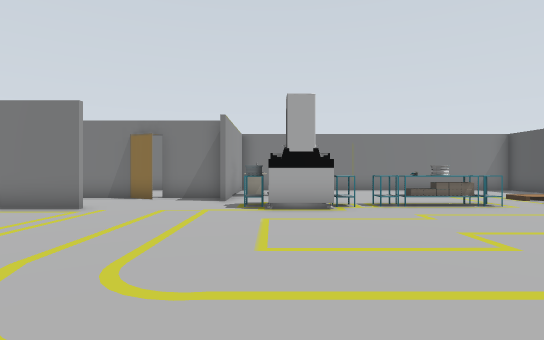
[1] (above)

14 first-person views from a walk through a world built for the Gazebo simulator. The camera is 0.9 m above the floor, looks level and sees 80° across. Floor lines are 1 m apart. The floor is counted in squares, 1 m on a side. Each view is taken from the middle of a square. On the plan, view 1 faces up. The plan holds only what a view shows up to about 12 squares ahead; the rest is blank. Some stock models are drawn as simple stand-ins.

[2]
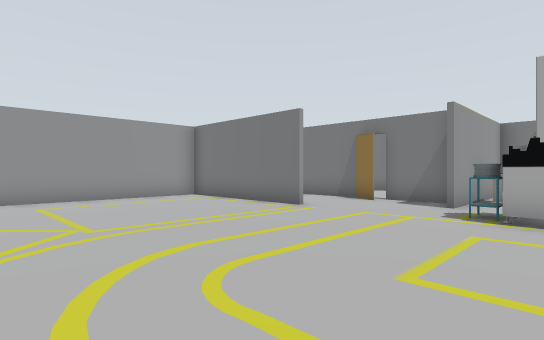

[3]
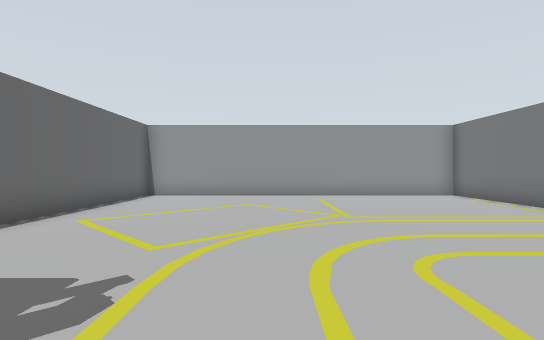

[4]
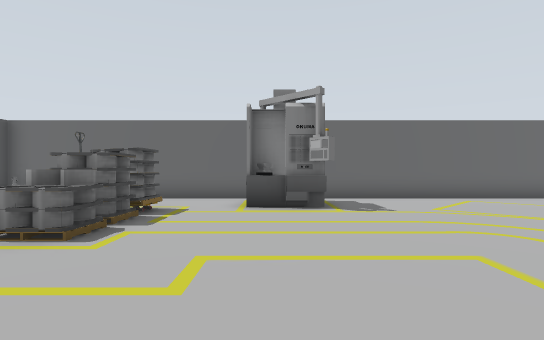

[5]
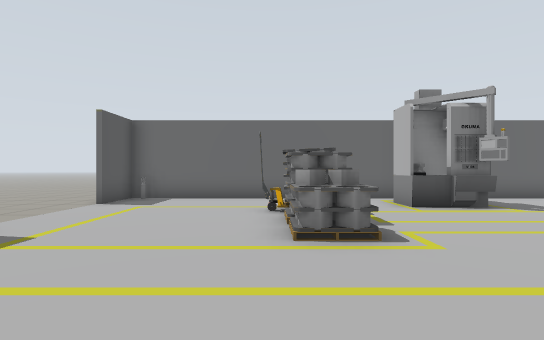

[6]
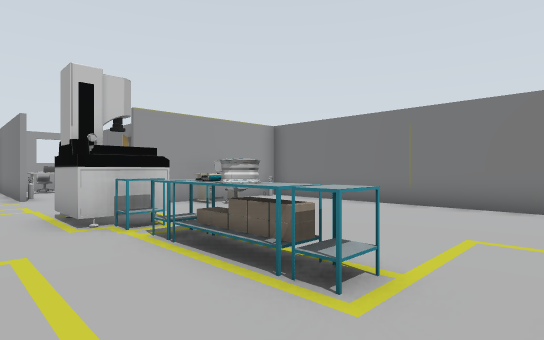

[7]
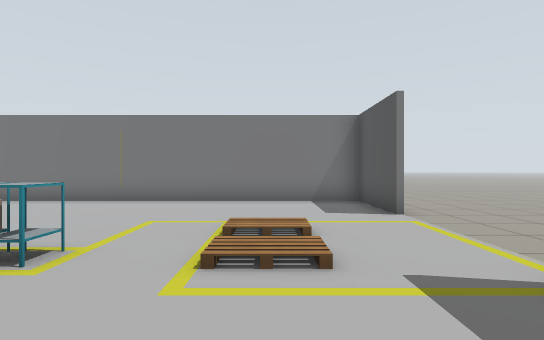

[8]
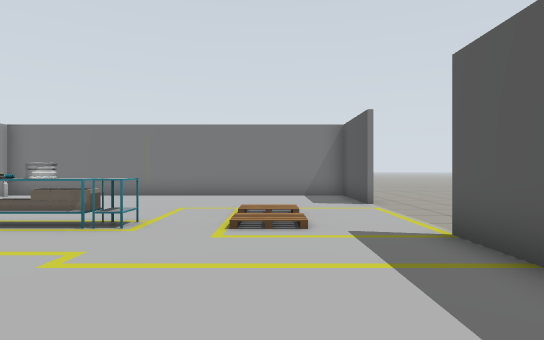

[9]
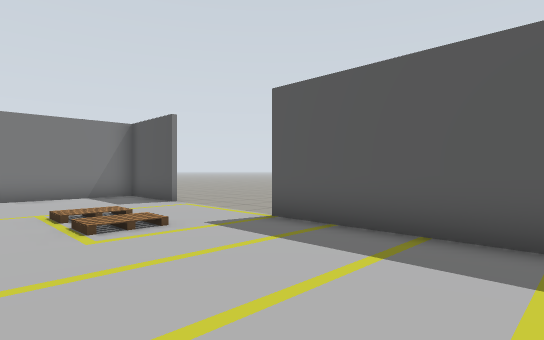

[10]
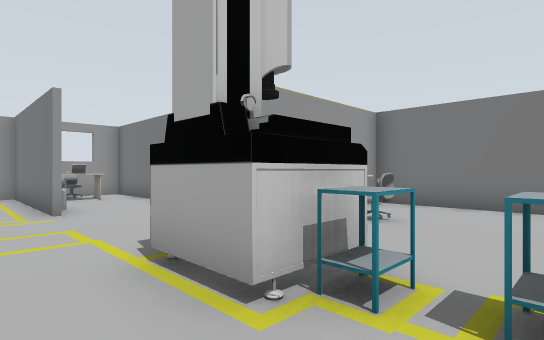

[11]
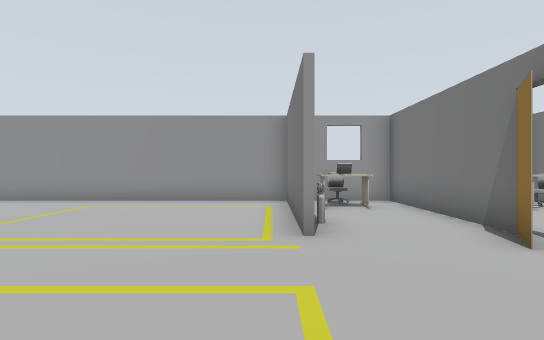

[12]
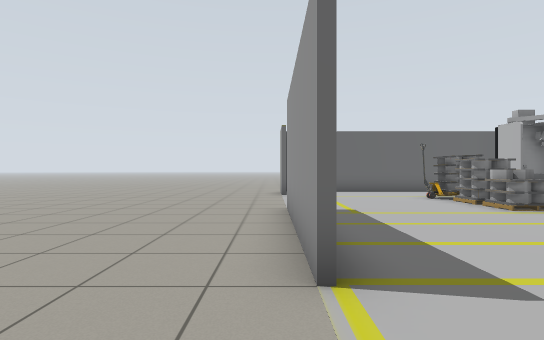

[13]
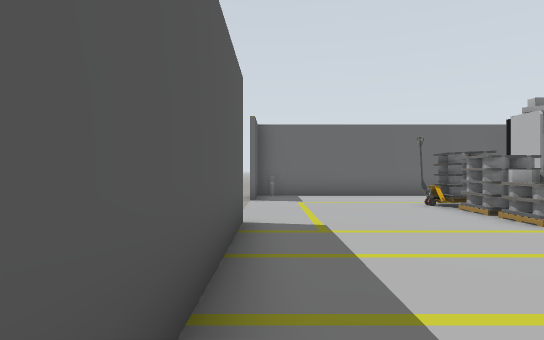

[14]
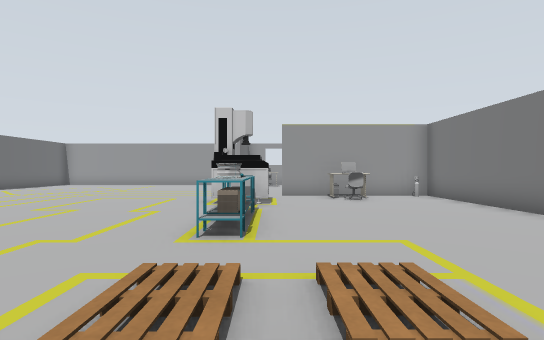

### Floor plan
Points are (right, up) in squares from view 1. A wall is a line through its corners. A room is listed if a view was taken in it or the views show most of it. See-through windows are left out.
Room 1 (views 1, 2, 3, 4, 5, 6, 7, 8, 9, 10, 11, 12, 13, 14)
walls: (-1.3, 10.5) (-1.3, 9.2); (-1.6, 10.5) (-3.6, 10.5); (-3.6, 9.9) (-4.6, 10.5) (-9.5, 10.5) (-9.5, -3.4) (0.4, -3.4); (2.5, -3.4) (10.5, -3.4) (10.5, -1.5); (-6.4, 7.4) (-7.5, 7.4); (10.5, 2.5) (10.5, 7.5); (10.6, 7.5) (10.6, 2.5); (-1.3, 13.5) (-1.3, 12.4); (-8.4, 7.4) (-9.5, 7.4); (10.5, 11.5) (10.5, 14.4) (-1.4, 14.4)
ways out: opening at (12, -2.5); opening at (12, 12)
objects: desk (-9, 8) to (-8, 9); fire extinguisher (-6, 8) to (-5, 8); desk (-1, 11) to (0, 12); other object (-1, 14); table (0, 8); other object (0, 8) to (1, 9); other object (1, -3) to (2, 0); table (2, 8); table (3, 8); table (4, 8); pallet (5, 0) to (6, 0); pallet (5, 1) to (5, 2); pallet (5, 3); table (5, 8); other object (10, -3)

Positions as (right, up) in squares from view 1, and headings:
1: (0, 0), facing up
2: (1, 1), facing up-left
3: (2, 1), facing left
4: (2, 7), facing down
5: (6, 7), facing down
6: (7, 6), facing up-left
7: (8, 5), facing up
8: (8, 3), facing up
9: (6, 3), facing up-right
10: (3, 6), facing up-left
11: (0, 7), facing left
12: (11, 10), facing down
13: (10, 8), facing down
14: (10, 9), facing left
